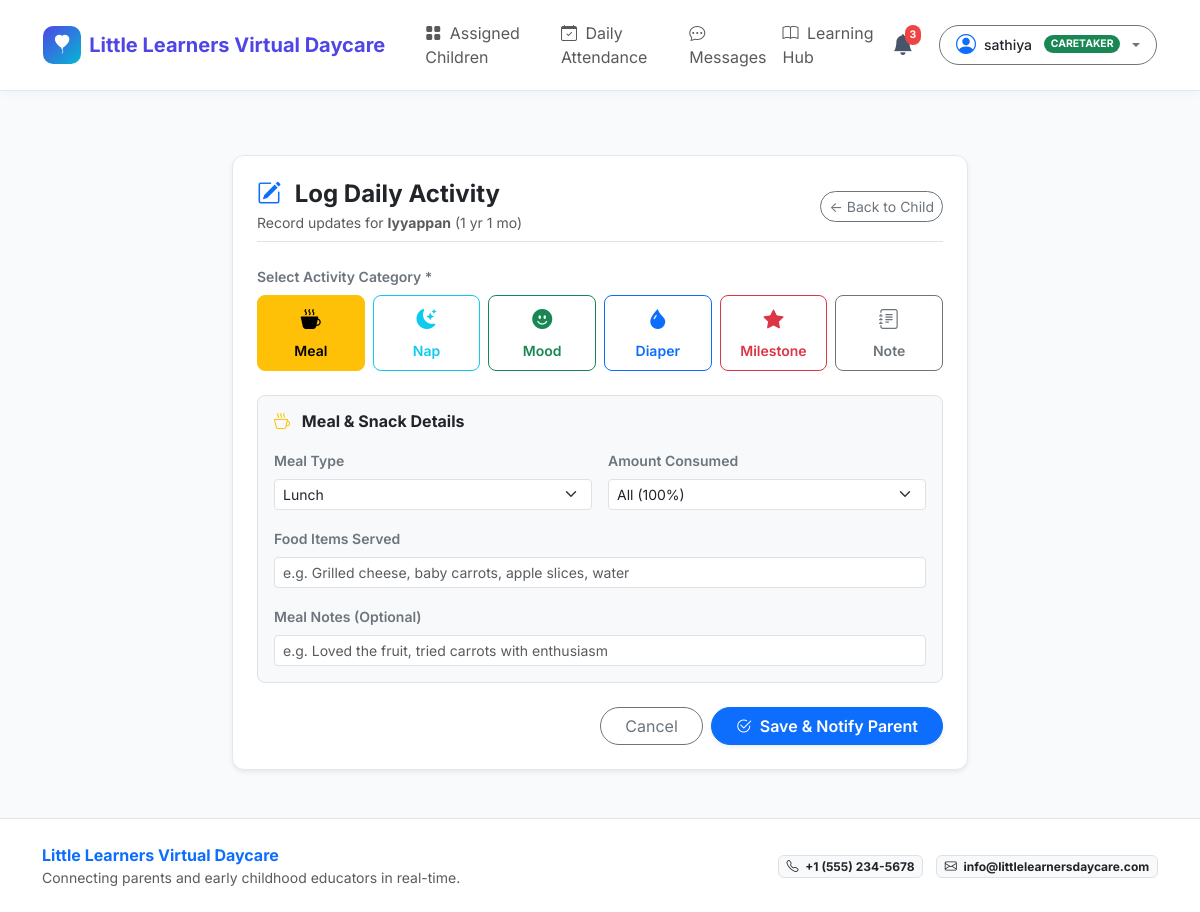
The page /caregiver/child/2/log (signed in) on the database its author committed.
### models/user.py (models this page shows, shortened)
class User(UserMixin, db.Model):
    __tablename__ = 'users'
    id = db.Column(db.Integer, primary_key=True)
    name = db.Column(db.String(120), nullable=False)
    email = db.Column(db.String(120), unique=True, nullable=False, index=True)
    password_hash = db.Column(db.String(256), nullable=False)
    role = db.Column(db.String(20), nullable=False, default='parent') # 'admin', 'caregiver', 'parent'
    phone = db.Column(db.String(30), nullable=True)
    created_at = db.Column(db.DateTime, default=datetime.utcnow)
    is_approved = db.Column(db.Boolean, default=True) # caregivers need admin approval
    reset_token = db.Column(db.String(100), nullable=True, index=True)
    reset_token_expiry = db.Column(db.DateTime, nullable=True)
    parent_children = db.relationship('Child', back_populates='parent', foreign_keys='Child.parent_id', lazy='dynamic')
    assigned_children = db.relationship('Child', back_populates='caregiver', foreign_keys='Child.caregiver_id', lazy='dynamic')
    activity_logs = db.relationship('ActivityLog', back_populates='author', lazy='dynamic')
    photos_uploaded = db.relationship('Photo', back_populates='uploader', lazy='dynamic')
    sent_messages = db.relationship('Message', back_populates='sender', foreign_keys='Message.sender_id', lazy='dynamic')
    received_messages = db.relationship('Message', back_populates='receiver', foreign_keys='Message.receiver_id', lazy='dynamic')
    notifications = db.relationship('Notification', back_populates='user', lazy='dynamic', cascade='all, delete-orphan')
    complaints = db.relationship('Complaint', back_populates='user', lazy='dynamic')
    @property
    def is_admin(self):
        return self.role == 'admin'
    @property
    def is_caretaker(self):
        return self.role in ('caretaker', 'caregiver')
    @property
    def is_caregiver(self):
        return self.is_caretaker
    @property
    def is_parent(self):
        return self.role == 'parent'
    @property
    def display_role(self):
        if self.is_caretaker:
            return "Caretaker"
        return self.role.title()

### models/child.py (models this page shows, shortened)
class Child(db.Model):
    __tablename__ = 'children'
    id = db.Column(db.Integer, primary_key=True)
    name = db.Column(db.String(120), nullable=False)
    dob = db.Column(db.Date, nullable=False)
    gender = db.Column(db.String(20), nullable=True, default='unspecified')
    allergies = db.Column(db.Text, nullable=True)
    notes = db.Column(db.Text, nullable=True)
    photo_url = db.Column(db.String(255), nullable=True)
    qr_code_path = db.Column(db.String(255), nullable=True)
    parent_id = db.Column(db.Integer, db.ForeignKey('users.id'), nullable=False)
    caregiver_id = db.Column(db.Integer, db.ForeignKey('users.id'), nullable=True)
    created_at = db.Column(db.DateTime, default=datetime.utcnow)
    parent = db.relationship('User', foreign_keys=[parent_id], back_populates='parent_children')
    caregiver = db.relationship('User', foreign_keys=[caregiver_id], back_populates='assigned_children')
    activity_logs = db.relationship(
        'ActivityLog', back_populates='child', cascade='all, delete-orphan',
        order_by='ActivityLog.timestamp.desc()', lazy='dynamic'
    )
    photos = db.relationship(
        'Photo', back_populates='child', cascade='all, delete-orphan',
        order_by='Photo.timestamp.desc()', lazy='dynamic'
    )
    attendance_records = db.relationship(
        'Attendance', back_populates='child', cascade='all, delete-orphan',
        order_by='Attendance.date.desc()', lazy='dynamic'
    )
    messages = db.relationship(
        'Message', back_populates='child', cascade='all, delete-orphan',
        order_by='Message.timestamp.asc()', lazy='dynamic'
    )
    @property
    def age_string(self):
        if not self.dob:
            return "N/A"
        today = date.today()
        years = today.year - self.dob.year
        months = today.month - self.dob.month
        if today.day < self.dob.day:
            months -= 1
        if months < 0:
            years -= 1
            months += 12
        if years == 0:
            return f"{months} month{'s' if months != 1 else ''}"
        elif months == 0:
            return f"{years} year{'s' if years != 1 else ''}"
        else:
            return f"{years} yr{'s' if years != 1 else ''} {months} mo"

### routes/caregiver.py (the view, shortened to what this page needs)
@caregiver_bp.route('/child/<int:child_id>/log', methods=['GET', 'POST'])
def log_activity(child_id):
    child = get_authorized_child(child_id)
    return render_template('caregiver/log_activity.html', child=child)

### templates/caregiver/log_activity.html (shortened to what this page needs)
{% extends "base.html" %}
{% block content %}
<div class="container py-4">
  <div class="row justify-content-center">
    <div class="col-md-9 col-lg-8">
      <div class="card card-custom p-4 shadow-sm">
        <div class="d-flex justify-content-between align-items-center mb-4 pb-2 border-bottom">
          <div>
            <h4 class="fw-bold text-dark mb-1">
              <i class="bi bi-pencil-square text-primary me-2"></i> Log Daily Activity
            </h4>
            <p class="text-muted small mb-0">Record updates for <strong>{{ child.name }}</strong> ({{ child.age_string }})</p>
          </div>
          <a href="{{ url_for('caregiver.child_detail', child_id=child.id) }}" class="btn btn-outline-secondary btn-sm rounded-pill">
            &larr; Back to Child
          </a>
        </div>
        <form method="POST" action="{{ url_for('caregiver.log_activity', child_id=child.id) }}" id="activityLogForm">
          <div class="mb-4">
            <label class="form-label fw-semibold small text-secondary d-block">Select Activity Category *</label>
            <div class="row g-2">
              <div class="col-4 col-md-2">
                <label class="btn btn-outline-warning w-100 py-2 rounded-3 text-center" for="typeMeal">
                  <i class="bi bi-cup-hot-fill d-block fs-5 mb-1"></i>
                  <span class="small fw-semibold">Meal</span>
                </label>
              </div>
              <div class="col-4 col-md-2">
                <label class="btn btn-outline-info w-100 py-2 rounded-3 text-center" for="typeNap">
                  <i class="bi bi-moon-stars-fill d-block fs-5 mb-1"></i>
                  <span class="small fw-semibold">Nap</span>
                </label>
              </div>
              <div class="col-4 col-md-2">
                <label class="btn btn-outline-success w-100 py-2 rounded-3 text-center" for="typeMood">
                  <i class="bi bi-emoji-smile-fill d-block fs-5 mb-1"></i>
                  <span class="small fw-semibold">Mood</span>
                </label>
              </div>
              <div class="col-4 col-md-2">
                <label class="btn btn-outline-primary w-100 py-2 rounded-3 text-center" for="typeDiaper">
                  <i class="bi bi-droplet-fill d-block fs-5 mb-1"></i>
                  <span class="small fw-semibold">Diaper</span>
                </label>
              </div>
              <div class="col-4 col-md-2">
                <label class="btn btn-outline-danger w-100 py-2 rounded-3 text-center" for="typeMilestone">
                  <i class="bi bi-star-fill d-block fs-5 mb-1"></i>
                  <span class="small fw-semibold">Milestone</span>
                </label>
              </div>
              <div class="col-4 col-md-2">
                <label class="btn btn-outline-secondary w-100 py-2 rounded-3 text-center" for="typeNote">
                  <i class="bi bi-journal-text d-block fs-5 mb-1"></i>
                  <span class="small fw-semibold">Note</span>
                </label>
              </div>
            </div>
          </div>
          <div id="sectionMeal" class="p-3 bg-light rounded-3 border mb-4">
            <h6 class="fw-bold text-dark mb-3"><i class="bi bi-cup-hot text-warning me-2"></i> Meal & Snack Details</h6>
            <div class="row g-3 mb-3">
              <div class="col-md-6">
                <label class="form-label small text-secondary fw-semibold">Meal Type</label>
                <select class="form-select form-select-sm" name="meal_type">
                  <option value="Lunch" selected>Lunch</option>
                </select>
              </div>
              <div class="col-md-6">
                <label class="form-label small text-secondary fw-semibold">Amount Consumed</label>
                <select class="form-select form-select-sm" name="amount_eaten">
                  <option value="All (100%)" selected>All (100%)</option>
                </select>
              </div>
            </div>
            <div class="mb-3">
              <label class="form-label small text-secondary fw-semibold">Food Items Served</label>
              <input type="text" class="form-control form-control-sm" name="food_items" placeholder="e.g. Grilled cheese, baby carrots, apple slices, water">
            </div>
            <div>
              <label class="form-label small text-secondary fw-semibold">Meal Notes (Optional)</label>
              <input type="text" class="form-control form-control-sm" name="meal_notes" placeholder="e.g. Loved the fruit, tried carrots with enthusiasm">
            </div>
          </div>
          <div class="d-flex justify-content-end gap-2">
            <a href="{{ url_for('caregiver.child_detail', child_id=child.id) }}" class="btn btn-outline-secondary px-4 rounded-pill">
              Cancel
            </a>
            <button type="submit" class="btn btn-primary px-4 rounded-pill fw-semibold shadow-sm">
              <i class="bi bi-check2-circle me-1"></i> Save & Notify Parent
            </button>
          </div>
        </form>
      </div>
    </div>
  </div>
</div>
{% endblock %}

### templates/base.html (shortened to what this page needs)
<!DOCTYPE html>
<html lang="en">
<head>
  <link href="https://cdn.jsdelivr.net/npm/bootstrap@5.3.3/dist/css/bootstrap.min.css" rel="stylesheet">
  <link href="https://cdn.jsdelivr.net/npm/bootstrap-icons@1.11.3/font/bootstrap-icons.min.css" rel="stylesheet">
  <link rel="stylesheet" href="{{ url_for('static', filename='css/style.css') }}">
</head>
<body>
  <nav class="navbar navbar-expand-lg navbar-custom sticky-top">
    <div class="container-fluid px-lg-4">
      <a class="navbar-brand brand-logo" href="{{ url_for('index') }}">
        <div class="brand-icon">
          <i class="bi bi-balloon-heart-fill"></i>
        </div>
        <span>{{ daycare_name }}</span>
      </a>
      <div class="collapse navbar-collapse" id="navbarMain">
        <ul class="navbar-nav me-auto mb-2 mb-lg-0 ms-lg-3">
          {% if current_user.is_authenticated %}
            {% if current_user.is_admin %}
              <li class="nav-item">
                <a class="nav-link {% if request.endpoint == 'admin.dashboard' %}active fw-bold text-primary{% endif %}" href="{{ url_for('admin.dashboard') }}">
                  <i class="bi bi-speedometer2 me-1"></i> Dashboard
                </a>
              </li>
              <li class="nav-item">
                <a class="nav-link {% if 'caregiver' in request.endpoint %}active fw-bold text-primary{% endif %}" href="{{ url_for('admin.caregivers') }}">
                  <i class="bi bi-person-badge me-1"></i> Caretakers
                </a>
              </li>
              <li class="nav-item">
                <a class="nav-link {% if 'children' in request.endpoint or 'child' in request.endpoint %}active fw-bold text-primary{% endif %}" href="{{ url_for('admin.children') }}">
                  <i class="bi bi-people me-1"></i> Children
                </a>
              </li>
              <li class="nav-item">
                <a class="nav-link {% if 'complaint' in request.endpoint %}active fw-bold text-primary{% endif %}" href="{{ url_for('admin.complaints') }}">
                  <i class="bi bi-chat-square-dots me-1"></i> Inquiries & Complaints
                </a>
              </li>
              <li class="nav-item">
                <a class="nav-link {% if 'learning' in request.endpoint %}active fw-bold text-primary{% endif %}" href="{{ url_for('admin.learning') }}">
                  <i class="bi bi-book me-1"></i> Learning Resources
                </a>
              </li>
            {% elif current_user.is_caregiver and current_user.is_approved %}
              <li class="nav-item">
                <a class="nav-link {% if request.endpoint == 'caregiver.dashboard' %}active fw-bold text-primary{% endif %}" href="{{ url_for('caregiver.dashboard') }}">
                  <i class="bi bi-grid-fill me-1"></i> Assigned Children
                </a>
              </li>
              <li class="nav-item">
                <a class="nav-link {% if request.endpoint == 'caregiver.roster_attendance' %}active fw-bold text-primary{% endif %}" href="{{ url_for('caregiver.roster_attendance') }}">
                  <i class="bi bi-calendar-check me-1"></i> Daily Attendance
                </a>
              </li>
              <li class="nav-item">
                <a class="nav-link {% if 'messages' in request.endpoint %}active fw-bold text-primary{% endif %}" href="{{ url_for('messages.message_threads') }}">
                  <i class="bi bi-chat-dots me-1"></i> Messages
                </a>
              </li>
              <li class="nav-item">
                <a class="nav-link" href="{{ url_for('learning.index') }}">
                  <i class="bi bi-book me-1"></i> Learning Hub
                </a>
              </li>
            {% endif %}
          {% endif %}
        </ul>
        <div class="d-flex align-items-center gap-3">
          {% if current_user.is_authenticated %}
            <div class="dropdown">
              <button class="notification-bell-btn position-relative" type="button" id="notificationBellBtn" data-bs-toggle="dropdown" aria-expanded="false">
                <i class="bi bi-bell-fill"></i>
                <span id="notificationBadge" class="notification-badge {% if unread_notifs_count == 0 %}d-none{% endif %}">
                  {{ unread_notifs_count }}
                </span>
              </button>
            </div>
            <div class="dropdown">
              <button class="btn btn-sm btn-outline-secondary dropdown-toggle d-flex align-items-center gap-2 rounded-pill px-3 py-1" type="button" data-bs-toggle="dropdown" aria-expanded="false">
                <i class="bi bi-person-circle fs-5 text-primary"></i>
                <span class="fw-medium text-dark">{{ current_user.name }}</span>
                <span class="badge {% if current_user.is_admin %}bg-dark{% elif current_user.is_caregiver %}bg-success{% else %}bg-primary{% endif %} rounded-pill ms-1 text-uppercase" style="font-size: 0.65rem;">
                  {{ current_user.display_role }}
                </span>
              </button>
            </div>
          {% else %}
            <a href="{{ url_for('auth.login') }}" class="btn btn-outline-primary btn-sm px-3 rounded-pill fw-medium">Sign In</a>
            <a href="{{ url_for('auth.register') }}" class="btn btn-primary btn-sm px-3 rounded-pill fw-medium">Register</a>
          {% endif %}
        </div>
      </div>
    </div>
  </nav>
  <div class="toast-container position-fixed bottom-0 end-0 p-3" id="toastContainer" style="z-index: 1090;"></div>
  <main class="py-4">
    {% block content %}{% endblock %}
  </main>
  <footer class="bg-white border-top py-4 mt-auto">
    <div class="container">
      <div class="row align-items-center gy-3">
        <div class="col-md-6 text-center text-md-start">
          <span class="fw-bold text-primary">{{ daycare_name }}</span>
          <p class="text-muted small mb-0">Connecting parents and early childhood educators in real-time.</p>
        </div>
        <div class="col-md-6 text-center text-md-end">
          <span class="badge bg-light text-dark border me-2"><i class="bi bi-telephone me-1"></i> {{ daycare_phone }}</span>
          <span class="badge bg-light text-dark border"><i class="bi bi-envelope me-1"></i> {{ daycare_email }}</span>
        </div>
      </div>
    </div>
  </footer>
</body>
</html>

### rows shown on the page
User: name "sathiya", display_role "CARETAKER"
Child: name "Iyyappan", age_string "1 yr 1 mo"

### other values the page prints
{{ daycare_name }} "Little Learners Virtual Daycare"
{{ unread_notifs_count }} "3"
{{ daycare_phone }} "+1 (555) 234-5678"
{{ daycare_email }} "info@littlelearnersdaycare.com"
